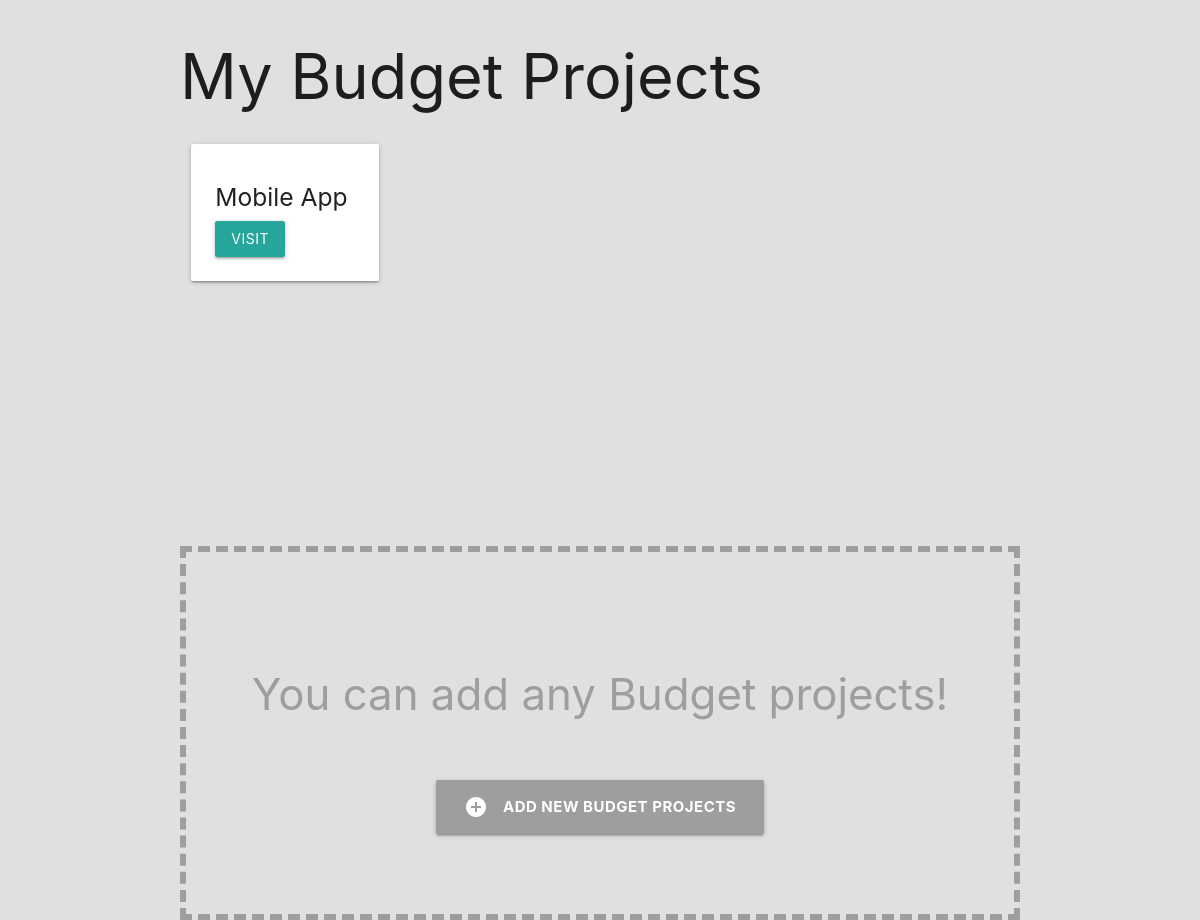
/, run on an earlier commit of the app's database.
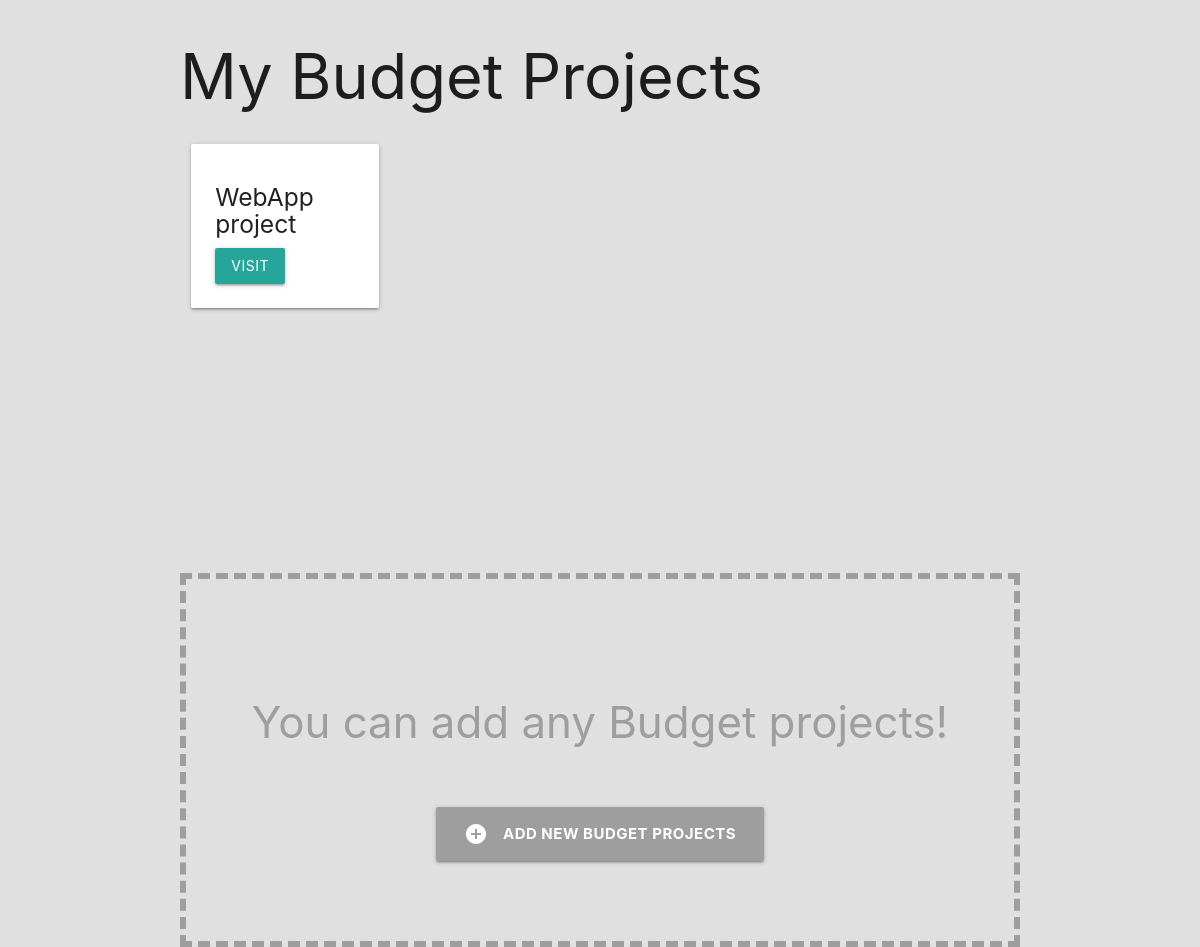
And on a later commit of the database.
### budget/models.py (models this page shows, shortened)
class Project(models.Model):
    name = models.CharField(max_length=100)
    slug = models.SlugField(max_length=100, unique=True, blank=True)
    budget = models.IntegerField()

### budget/views.py (the view)
# urls.py: path('', views.project_list, name='list'),
def project_list(request):
    project_list = Project.objects.all()
    return render(request, 'budget/project-list.html', {'project_list': project_list})

### budget/templates/budget/project-list.html
{% extends 'budget/base.html' %}
{% block content %}
<div class="container">
    <h1>My Budget Projects</h1>
    <div class="row">
        {% for project in project_list %}
        <div class="col s12 l3">
            <div class="card-panel">
                <h5>{{ project.name }}</h5>
                <a href="{% url 'detail' project.slug %}" class="btn">Visit</a>
            </div>
        </div>
        {% endfor %}
    </div>
    <div class="noproject-wrapper center">
        <h3 class="grey-text">You can add any Budget projects!</h3>
        <a href="{% url 'add' %}" class="btn-large grey">
            <i class="material-icons white-text left">add_circle</i>
            <span class="bold">Add New Budget Projects</span>
        </a>
    </div>
</div>
{% endblock %}

What changed in the data, as far as the page shows it:
removed Project: name "Mobile App"
added Project: name "WebApp project"
